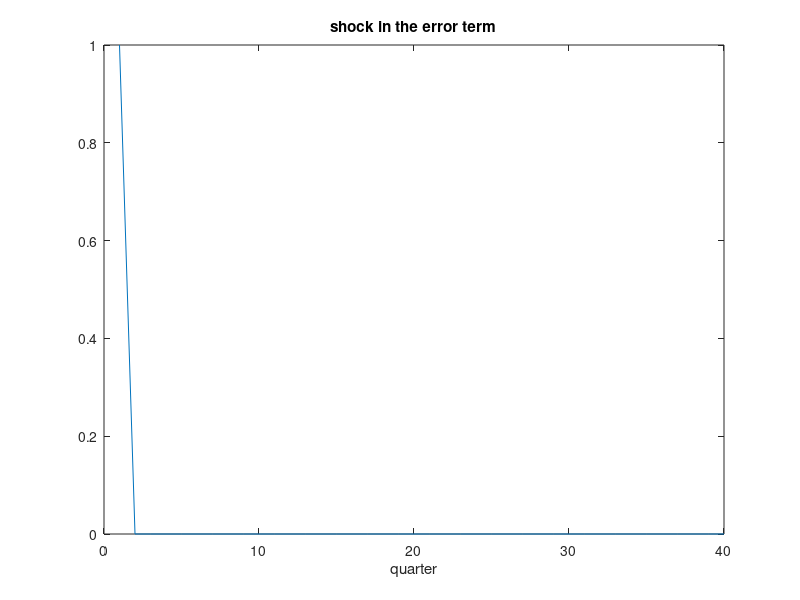
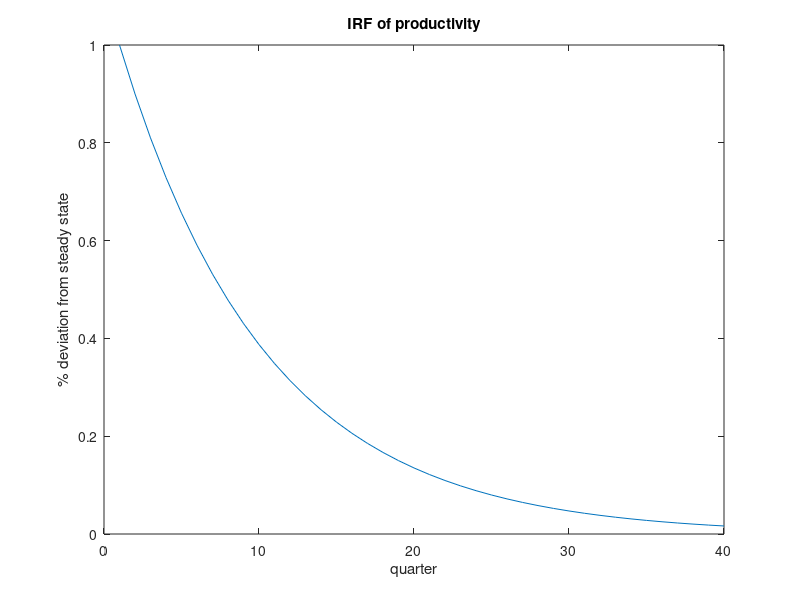
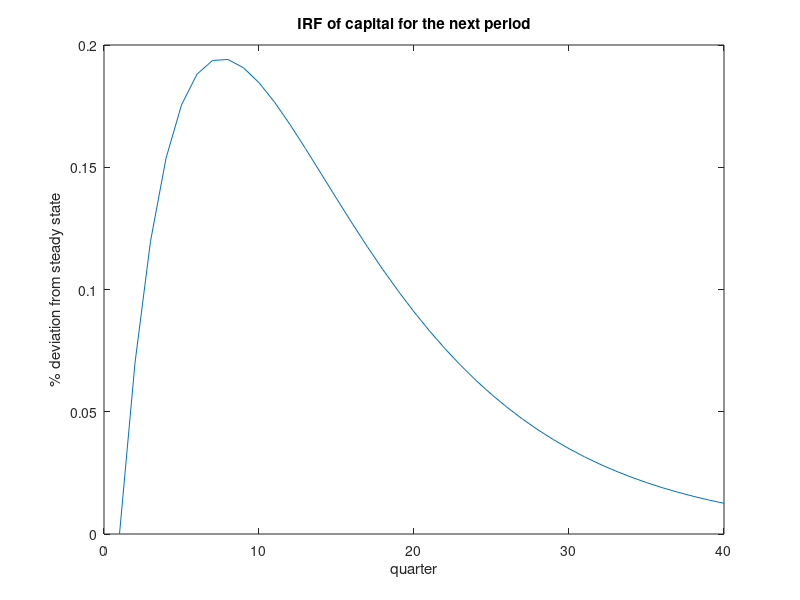
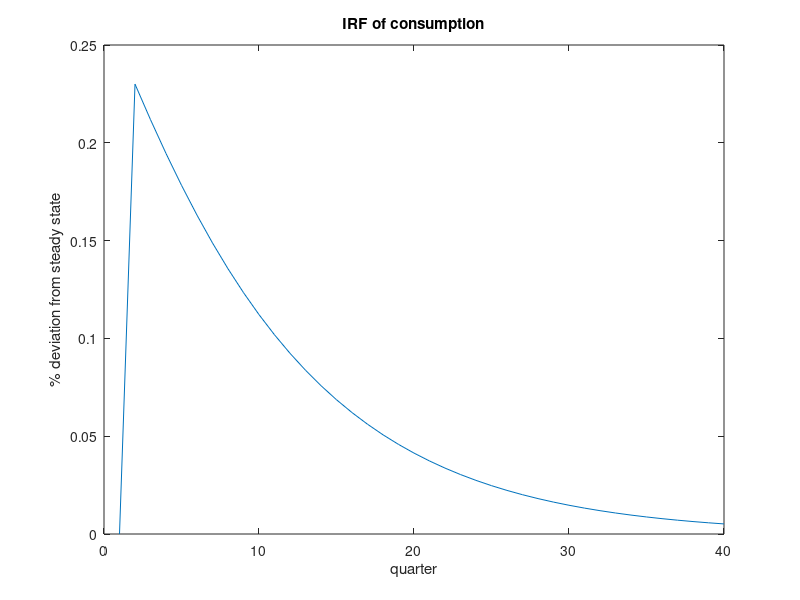

Write MATLAB code to recreate these figures, in order.
%ERROR%
clear all
T = 40;
err = zeros(T,1);
err(1)=1;
figure, plot(err);
title ('shock in the error term');
xlabel ('quarter');
%PRODUCTIVITY%
pro = zeros(T,1);
pro(1)=err(1);
for t=2:T;
pro(t)=0.9*pro(t-1);
end
figure, plot(pro);
title ('IRF of productivity');
xlabel ('quarter');
ylabel ('% deviation from steady state');
%CAPITAL%
kh1 = zeros(T,1);
for t=2:T;
kh1(t) = 0.81*kh1(t-1)+0.07*pro(t-1);
end;
figure, plot(kh1);
title ('IRF of capital for the next period');
xlabel ('quarter');
ylabel ('% deviation from steady state');
%CONSUMPTION%
ch = zeros(T,1);
for t =2:T;
ch(t)= 0.069*kh1(t-1)+0.23*pro(t-1);
end;
figure, plot(ch);
title ('IRF of consumption');
xlabel ('quarter');
ylabel ('% deviation from steady state');
%INVESTMENT%
ih = zeros(T,1);
for t=2:T;
ih(t)= (1/0.1)*(kh1(t-1)*(0.81-1+0.1)+0.007*pro(t-1));
end;
figure, plot(ih);
title ('IRF of investment');
xlabel ('quarter');
ylabel ('% deviation from steady state');
%LABOR%
lh = zeros(T,1);
for t=2:T;
lh(t) = ((1-0.39)/0.39)*(kh1(t-1)*(0.31-0.5*0.69))+pro(t-1)*(0.37-0.5*0.23);
end;
figure, plot(lh);
title ('IRF of labour');
xlabel ('quarter');
ylabel ('% deviation from steady state');
%OUTPUT%
yh = zeros(T,1);
for t=2:T;
yh(t) = 0.3*kh1(t-1)+(1.09487*(kh1(t-1)*(0.31-0.5*0.69)+pro(t-1)*(0.37-0.5*0.23)));
end;
figure, plot(yh);
title ('IRF of general output');
xlabel ('quarter');
ylabel ('% deviation from steady state');
%WAGE%
wh = zeros(T,1);
for t=2:T;
wh(t) =0.31*kh1(t-1)+0.37*pro(t-1);
end;
figure, plot(wh);
title ('IRF of wage');
xlabel ('quarter');
ylabel ('% deviation from steady state');
finalplot = [kh1, ch, ih, lh, yh, wh];
figure, plot(finalplot);
title ('IRF functions: overview');
xlabel ('quarter');
ylabel ('% deviation from steady state');
hleg = legend ('Capital accum.','Consumption','Investment','Labour','General Output','Wage','Location','NorthEastOutside');